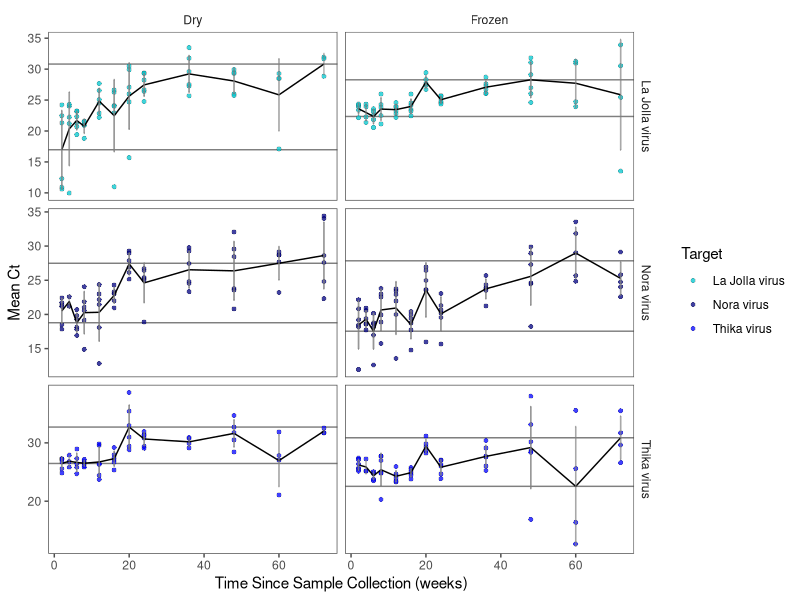
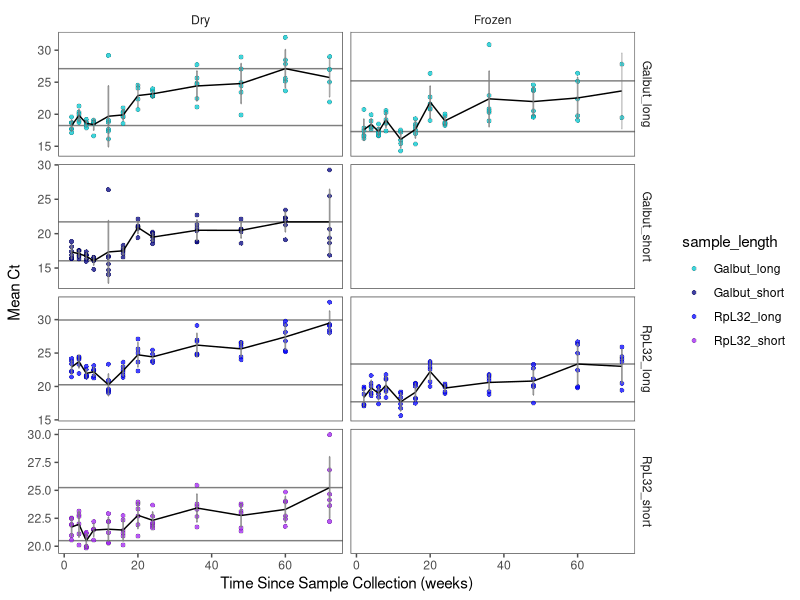
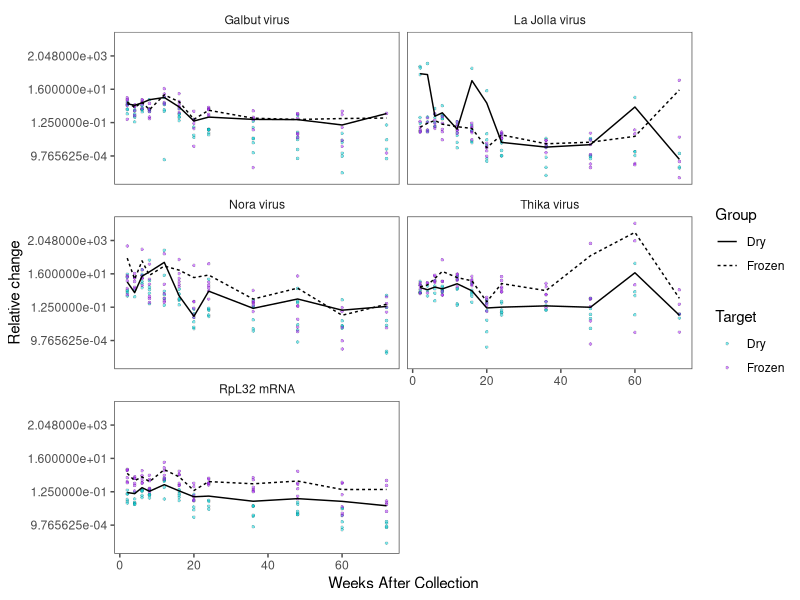
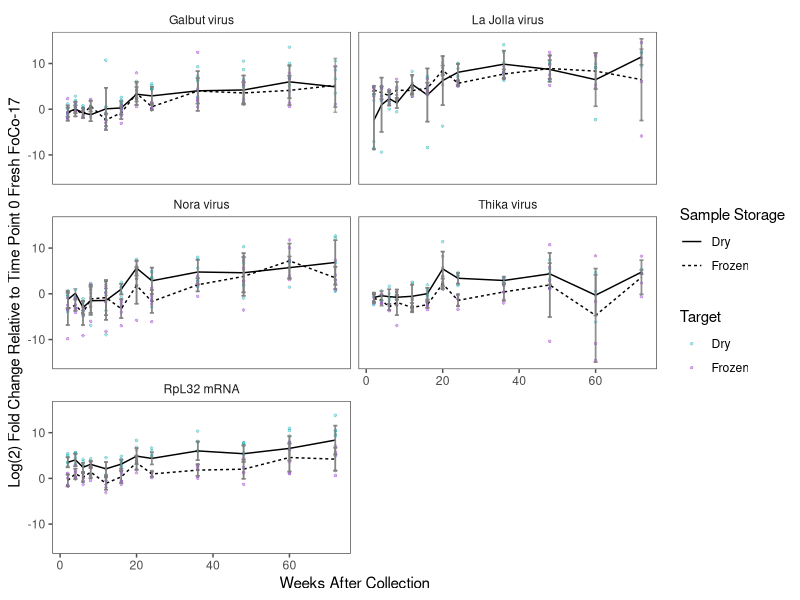
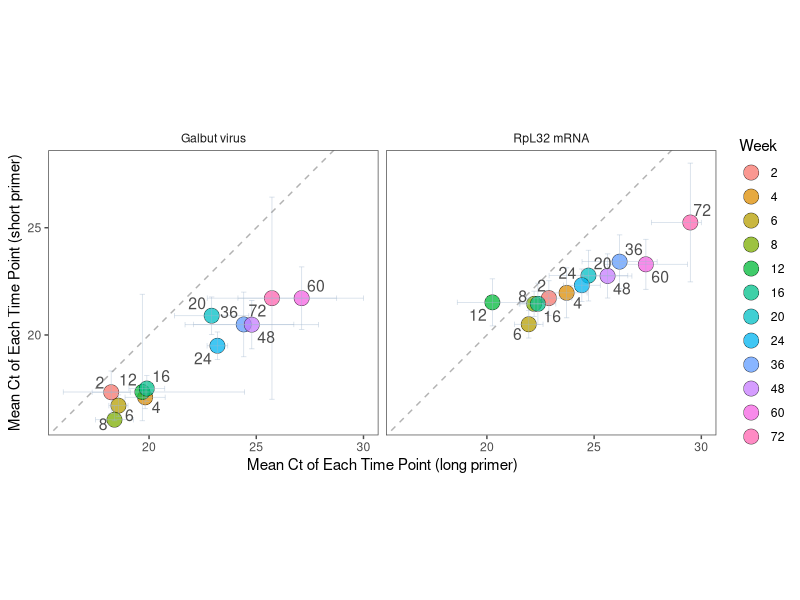
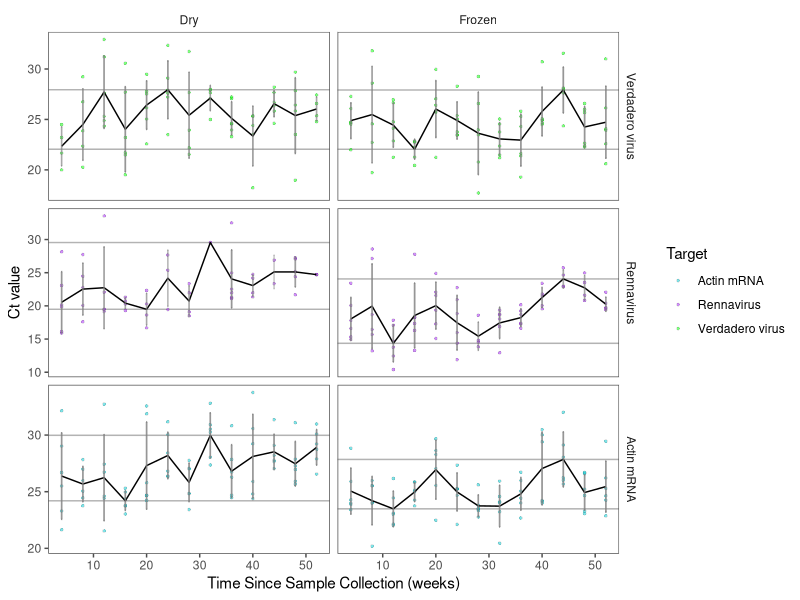
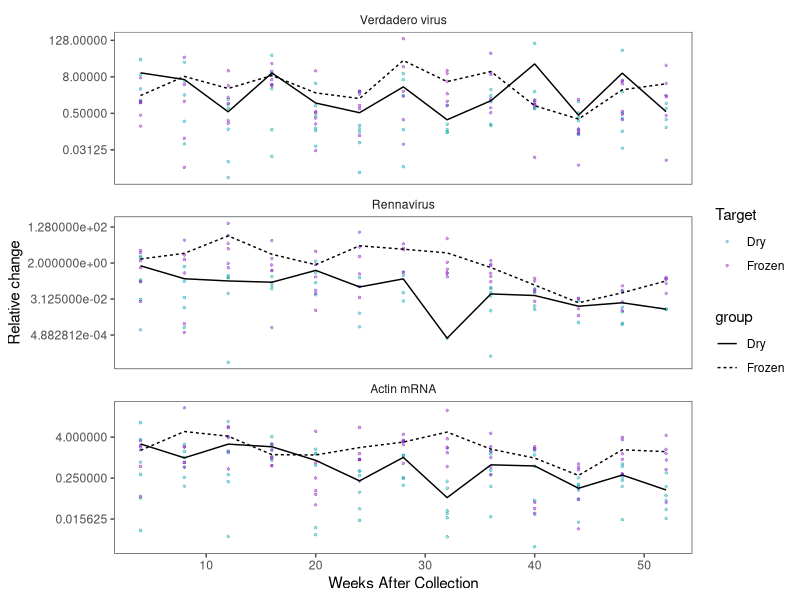
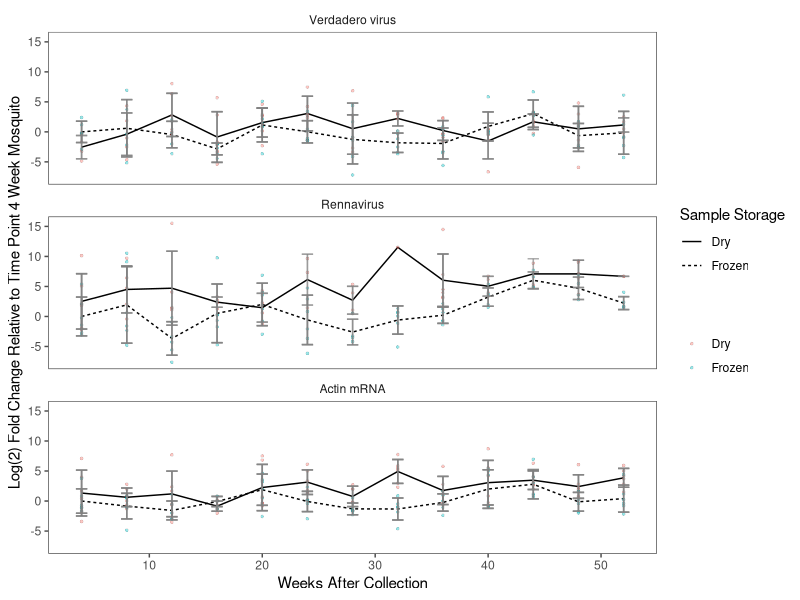

The R script that drew these images, in order:
# load libraries
library(tidyverse)
library(readxl)
library(ggthemes)
library(writexl)
library(ggrepel)

# read in data
fly <- read_xlsx("tidy_formats/fly_data2.xlsx")

mosquito <- read_xlsx("tidy_formats/mosquito_data2.xlsx")

# fly data figures

# pre-processing 
fly_data2 <- fly %>%
  filter(present == "y") %>% 
  type_convert() %>% 
  group_by(target, group, week, length) %>%
  mutate(mean_ct = mean(ct, na.rm = TRUE),
         sd_ct = sd(ct, na.rm = TRUE),
         sample_length = paste(target, length, sep = "_")) 

# determine delta ct, use average of time 2 week fresh as starting ct
#write_xlsx(fly_data2, "tidy_formats/fly_data3.xlsx")

#read back in the data
fly_data3 <- read_xlsx("tidy_formats/fly_data3.xlsx")

fly_data3 <- fly_data3 %>% 
  mutate(target = str_replace(target, "Galbut", "Galbut virus"),
         target = str_replace(target, "RpL32", "RpL32 mRNA"),
         target = str_replace(target, "La Jolla", "La Jolla virus"),
         target = str_replace(target, "Nora", "Nora virus"),
         target = str_replace(target, "Thika", "Thika virus"))

hline_max1 <- data.frame(group = c("Dry", "Frozen"), target = c("La Jolla virus", 
                                                                "Nora virus",
                                                                "Thika virus"), 
                        hline_1 = c(30.81469, 27.84886, 32.70908, 28.27032,
                                    27.49015, 30.87427))


hline_min1 <- data.frame(group = c("Dry", "Frozen"), target = c("La Jolla virus", 
                                                                "Nora virus", 
                                                                "Thika virus"),
                        hline_2 = c(16.96781, 17.54493, 26.47017, 22.34384,
                                    18.78465, 22.54356))


# Mean line bar of La Jolla, Nora & Thika targets
ggplot(filter(fly_data3, target %in% c("La Jolla virus", "Nora virus", 
                                       "Thika virus"), 
              group != "Fresh"), aes(x=week)) + 
  geom_hline(data = hline_max1, aes(yintercept = hline_1), alpha = 0.5) +
  geom_hline(data = hline_min1, aes(yintercept = hline_2), alpha = 0.5) +
  geom_point(aes(y=ct, fill=target), shape = 21, size = 1.5, stroke = 0.1, 
             color = "black", alpha = 0.75) + 
  scale_fill_manual(values = c("turquoise3", "navyblue", "blue")) + 
  geom_line(aes(y=mean_ct, group=sample_length)) + 
  geom_errorbar(aes(ymin = (mean_ct - sd_ct), ymax = (mean_ct + sd_ct)), 
                width = 0.2, color = "grey50", alpha = 0.25) +
  theme_few(base_size = 11) + 
  facet_grid(target ~group, scales = "free_y") +
  labs(x = "Time Since Sample Collection (weeks)", y = "Mean Ct", fill = "Target")


# remove # to save plot
#ggsave("plots/Mean_LaJollaNoraThika.pdf", units = "in", width = 10, height = 8)


hline_max2 <- data.frame(group = c("Dry", "Dry", "Dry", "Dry", "Frozen", "Frozen",
                                   "Frozen", "Frozen"), 
                         sample_length = c("Galbut_long", "Galbut_short",
                                           "RpL32_long", "RpL32_short"), 
                        hline_1 = c(27.11656, 21.71760, 29.948694, 25.24503, 
                                    25.20976, NA, 23.35923, NA))


hline_min2 <- data.frame(group = c("Dry", "Dry", "Dry", "Dry", "Frozen", "Frozen",
                                   "Frozen", "Frozen"), 
                         sample_length = c("Galbut_long", "Galbut_short",
                                           "RpL32_long", "RpL32_short"),
                        hline_2 = c(18.23504, 16.04849, 20.2549, 20.49891, 
                                    17.29496, NA, 17.70815, NA))

# Mean line bar of galbut and RpL32 short and long
ggplot(filter(fly_data3, sample_length %in% c("Galbut_long", "Galbut_short", 
                                             "RpL32_long", "RpL32_short"), 
              group != "Fresh"), aes(x=week)) + 
  geom_hline(data = hline_max2, aes(yintercept = hline_1), alpha = 0.5) +
  geom_hline(data = hline_min2, aes(yintercept = hline_2), alpha = 0.5) +
  geom_point(aes(y=ct, fill=sample_length), shape = 21, size = 1.5, stroke = 0.1, 
             color = "black", alpha = 0.75) + 
  scale_fill_manual(values = c("turquoise3", "navyblue", "blue", "purple")) + 
  geom_line(aes(y=mean_ct, group=sample_length)) + 
  geom_errorbar(aes(ymin = (mean_ct - sd_ct), ymax = (mean_ct + sd_ct)), 
                width = 0.2, color = "grey50", alpha = 0.25) +
  theme_few(base_size = 11) + 
  facet_grid(sample_length ~ group, scales = "free_y") +
  labs(x = "Time Since Sample Collection (weeks)", y = "Mean Ct" )


# remove # to save plot
#ggsave("plots/Mean_GalbutRpL32.pdf", units = "in", width = 10, height = 8)

# get mean fold change, remove fresh samples & short samples
fly_fc <- fly_data3 %>% 
  group_by(target, group, week) %>% 
  mutate(fold_change = 2^-(delta_ct),
         mean_fc = mean(fold_change, na.rm = TRUE),
         sd_fc = sd(fold_change, na.rm = TRUE),
         mean_dct = mean(delta_ct, na.rm = TRUE),
         sd_dct = sd(delta_ct, na.rm = TRUE)) %>% 
  filter(group != "Fresh") %>% 
  filter(length != "short")

# relative change for all fly targets
ggplot(fly_fc, aes(x = week)) +
  geom_point(aes(y = fold_change, fill = group), shape = 21, size = 1, 
             stroke = 0.1, color = "black", alpha = 0.5) +
  scale_fill_manual(values = c("turquoise3", "purple")) +
  geom_line(aes(y = mean_fc, group = group, linetype = group)) +
  scale_y_continuous(trans = "log2") +
  theme_few(base_size = 11) +
  facet_wrap(~factor(target, levels = c("Galbut virus", "La Jolla virus", 
                                        "Nora virus", "Thika virus", 
                                        "RpL32 mRNA")), ncol = 2) +
  labs(x = 'Weeks After Collection', y = "Relative change", fill = "Target", 
       linetype = "Group")

# remove # based on what transformation was used in scale_y_continuous
#ggsave("plots/Relative_fly.pdf", units = "in", width = 10, height = 8)
#ggsave("plots/Relative_fly_log10.pdf", units = "in", width = 10, height = 8)
#ggsave("plots/Relative_fly_log2.pdf", units = "in", width = 10, height = 8)
#ggsave("plots/Relative_fly_sqrt.pdf", units = "in", width = 10, height = 8)

# delta ct fold change
ggplot(fly_fc, aes(x = week)) +
  geom_point(aes(y = delta_ct, fill = group), shape = 21, size = 1, 
             stroke = 0.1, color = "black", alpha = 0.4) +
  scale_fill_manual(values = c("turquoise3", "purple")) +
  geom_line(aes(y = mean_dct, group = group, linetype = group)) +
  geom_errorbar(aes(ymin = (mean_dct - sd_dct), ymax = (mean_dct + sd_dct)), 
                width = 1, color = "grey50", alpha = 0.4) +  
  theme_few(base_size = 11) +
  facet_wrap(~factor(target, levels = c("Galbut virus", "La Jolla virus", 
                                        "Nora virus", "Thika virus", 
                                        "RpL32 mRNA")), ncol = 2) +
  labs(x = 'Weeks After Collection', 
       y = "Log(2) Fold Change Relative to Time Point 0 Fresh FoCo-17", 
       fill = "Target", linetype = "Sample Storage")

# remove # to save plot
ggsave("plots/Relative_fly_dct.pdf", units = "in", width = 10, height = 8)

# short vs long Galbut & Rpl
short_v_long <- fly_data3 %>% 
  filter(target %in% c("Galbut virus", "RpL32 mRNA")) %>% 
  filter(group == "Dry") %>% 
  select(week, group, target, length, mean_ct, sd_ct) %>% 
  group_by(week, target, group, length, mean_ct, sd_ct) %>% 
  summarise() %>% 
  pivot_wider(names_from = length, values_from = c(mean_ct, sd_ct)) %>% 
  ungroup()

short_v_long$week <- as.factor(short_v_long$week)

#Plot min and max
plot_min_x <- 16
plot_max_x <- 30
plot_min_y <- 16
plot_max_y <- 30

ggplot(short_v_long) +
  geom_point(aes(x = mean_ct_long, y = mean_ct_short, fill = week), shape = 21, 
             size = 5, stroke = 0.25, alpha = 0.75) +
  geom_errorbarh(aes(xmin = if_else((mean_ct_long - sd_ct_long) < plot_min_x, 
                     plot_min_x,(mean_ct_long - sd_ct_long)), 
                 xmax = if_else((mean_ct_long + sd_ct_long) > plot_max_x,
                                plot_max_x,(mean_ct_long + sd_ct_long)), 
                 y = mean_ct_short), 
                height = 0.25, color = "slategray3", linewidth = 0.25, alpha = 0.5) +
  geom_errorbar(aes(ymin = if_else((mean_ct_short - sd_ct_short) < plot_min_y, 
                                   plot_min_y,(mean_ct_short - sd_ct_short)), 
                    ymax = if_else((mean_ct_short + sd_ct_short) > plot_max_y, 
                                   plot_max_y,(mean_ct_short + sd_ct_short)), 
                    x = mean_ct_long), 
                width = 0.25, color = "slategray3", linewidth = 0.25, alpha = 0.5) +
  facet_wrap(~ target) +
  theme_few(base_size = 11) +
  coord_fixed() +
  geom_text_repel(aes(x = mean_ct_long, y = mean_ct_short, label = week), 
                  size = 4, colour = "grey30") +
  geom_abline(intercept = 0, slope = 1, color="grey40", alpha=0.5, linewidth=0.5,
              linetype=2) +
  labs(x = "Mean Ct of Each Time Point (long primer)", 
       y = "Mean Ct of Each Time Point (short primer)", fill = "Week")

# remove # to save plot
ggsave("plots/long_vs_short.pdf", units = "in", width = 10, height = 8)

# pre-processing mosquito plots
mosquito_data2 <- mosquito %>% 
  filter(present == "y") %>% 
  type_convert() %>% 
  group_by(target, group, week) %>%
  mutate(mean_ct = mean(ct, na.rm = TRUE),
         sd_ct = sd(ct, na.rm = TRUE),
         sample_group = paste0(target)) %>% 
  ungroup()

# determine delta ct, use average of time 4 week frozen as starting ct
#write_xlsx(mosquito_data2, "tidy_formats/mosquito_data3.xlsx")

#read back in the data
mosquito_data3 <- read_xlsx("tidy_formats/mosquito_data3.xlsx")

# get mean fold change
mosquito_data3 <- mosquito_data3 %>% 
  group_by(target, group, week) %>% 
  mutate(fold_change = 2^-(delta_ct),
         mean_fc = mean(fold_change, na.rm = TRUE),
         sd_fc = sd(fold_change, na.rm = TRUE),
         mean_dct = mean(delta_ct, na.rm = TRUE),
         sd_dct = sd(delta_ct, na.rm = TRUE),
         target = str_replace(target, "Verdadero", "Verdadero virus"),
         target = str_replace(target, "Actin", "Actin mRNA"))

hline_max_mos <- data.frame(group = c("Dry", "Dry", "Dry", "Frozen", "Frozen", 
                                      "Frozen"), 
                            target = c("Verdadero virus", "Rennavirus", 
                                       "Actin mRNA"), 
                            hline_1_mos = c(27.94278, 29.54662, 29.98109,
                                            27.91520, 24.06199, 27.85027))

hline_min_mos <- data.frame(group = c("Dry", "Dry", "Dry", "Frozen", "Frozen", 
                                      "Frozen"), 
                            target = c("Verdadero virus", "Rennavirus", 
                                       "Actin mRNA"),
                            hline_2_mos = c(22.04536, 19.4869, 24.19849,
                                            22.04304, 14.35967, 23.48702))

# Mean line bar of all Ae. aegypti targets 
ggplot(mosquito_data3, aes(x = week)) + 
  geom_hline(data = hline_max_mos, aes(yintercept = hline_1_mos), alpha = 0.3) +
  geom_hline(data = hline_min_mos, aes(yintercept = hline_2_mos), alpha = 0.3) +
  geom_point(aes(y = ct, fill = target), shape=21, size=1, stroke=0.1, 
             color="black", alpha = 0.5) + 
  scale_fill_manual(values = c("turquoise3", "purple", "green")) + 
  geom_line(aes(y=mean_ct, group=sample_group)) + 
  geom_errorbar(aes(ymin = (mean_ct - sd_ct), ymax = (mean_ct + sd_ct)), 
                width = 0.2, color = "grey50", alpha = 0.25) +
  theme_few(base_size = 11) +
  facet_grid(factor(target, levels = c("Verdadero virus", "Rennavirus", 
                                       "Actin mRNA")) ~ group, scales = "free_y") +
  labs(x = "Time Since Sample Collection (weeks)", y = "Ct value", 
       fill = "Target")

# remove # to save plot
#ggsave("plots/Mean_Mosquito.pdf", units = "in", width = 10, height = 8)

# Relative change for all Ae. aegypti targets
ggplot(mosquito_data3, aes(x = week)) +
  geom_point(aes(y = fold_change, fill = group), shape = 21, size = 1, 
             stroke = 0.1, color = "black", alpha = 0.5) +
  scale_fill_manual(values = c("turquoise3", "purple")) +
  geom_line(aes(y = mean_fc, group = group, linetype = group)) +
  scale_y_continuous(trans = "log2") +
  theme_few(base_size = 11) +
  facet_wrap(~factor(target, levels = c("Verdadero virus", "Rennavirus", 
                                        "Actin mRNA")), scales = "free_y",
             ncol = 1) +
  labs(x = 'Weeks After Collection', y = "Relative change", fill = "Target")

# remove # based on what transformation was used in scale_y_continuous
#ggsave("plots/Relative_Mosquito_log10.pdf", units = "in", width = 10, height = 8)
#ggsave("plots/Relative_Mosquito_log2.pdf", units = "in", width = 10, height = 8)
#ggsave("plots/Relative_Mosquito_sqrt.pdf", units = "in", width = 10, height = 8)
#ggsave("plots/Relative_Mosquito.pdf", units = "in", width = 10, height = 8)

# delta ct fold change
ggplot(mosquito_data3, aes(x = week)) +
  geom_line(aes(y = mean_dct, group = group, linetype = group)) +
  geom_point(aes(y = delta_ct, fill = group), shape = 21, size = 1, 
             stroke = 0.1, color = "black", alpha = 0.4) +
  scale_fill_manual(values = c("turquoise3", "purple")) +
  geom_errorbar(aes(ymin = (mean_dct - sd_dct), ymax = (mean_dct + sd_dct)), 
                width = 1, color = "grey50", alpha = 0.4) + 
  theme_few(base_size = 11) +
  facet_wrap(~factor(target, levels = c("Verdadero virus", "Rennavirus", 
                                        "Actin mRNA")), ncol = 1) +
  labs(x = 'Weeks After Collection', 
       y = "Log(2) Fold Change Relative to Time Point 4 Week Mosquito",
       linetype = "Sample Storage") +
  scale_fill_discrete(name = "")

# remove # to save plot
#ggsave("plots/Relative_mosquito_dct.pdf", units = "in", width = 10, height = 8)
